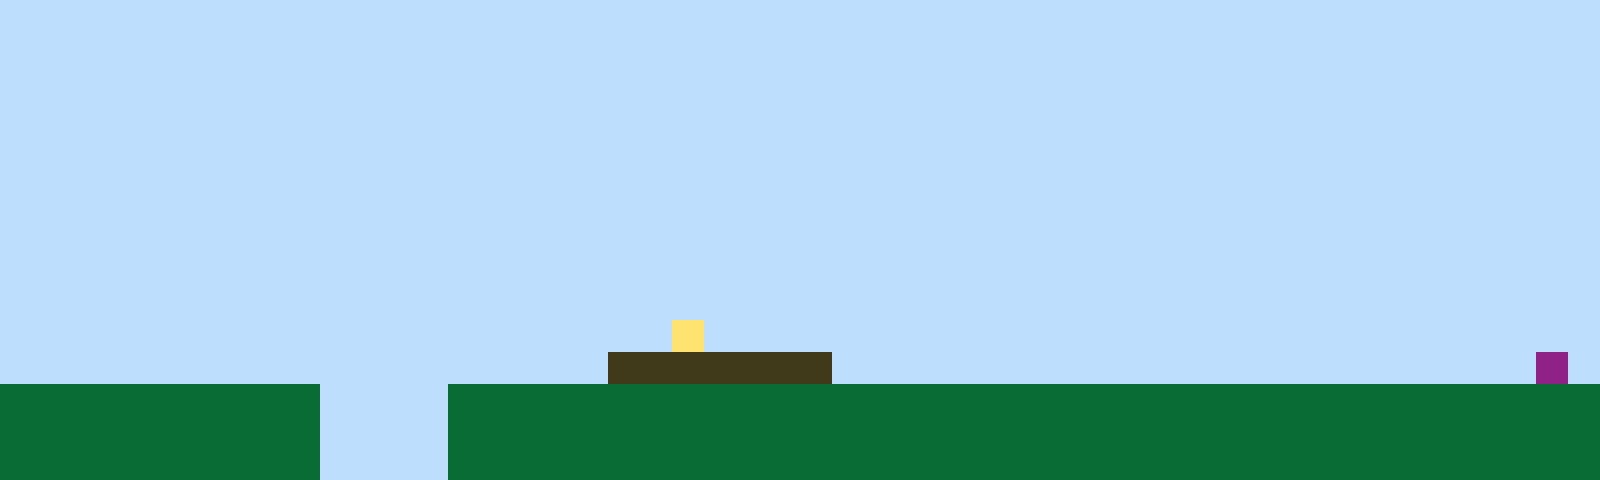

A level layout from a 2D game, rendered from its tile map. Below: a short description, then the map file with its tile-grid data intact:
An orthogonal 50x15 tile map with 32x32 px tiles, 1 tile layer (Tile Layer 1).

<map version="1.10" tiledversion="1.11.2" orientation="orthogonal" renderorder="right-up" width="50" height="15" tilewidth="32" tileheight="32" infinite="0" nextlayerid="2" nextobjectid="1"><editorsettings><export target="map1.csv" format="csv" /></editorsettings><tileset firstgid="1" name="sprites" tilewidth="32" tileheight="32" tilecount="6" columns="3"><image source="sprites.png" width="96" height="64" /></tileset><layer id="1" name="Tile Layer 1" width="50" height="15"><data encoding="csv">1,1,1,1,1,1,1,1,1,1,1,1,1,1,1,1,1,1,1,1,1,1,1,1,1,1,1,1,1,1,1,1,1,1,1,1,1,1,1,1,1,1,1,1,1,1,1,1,1,1,1,1,1,1,1,1,1,1,1,1,1,1,1,1,1,1,1,1,1,1,1,1,1,1,1,1,1,1,1,1,1,1,1,1,1,1,1,1,1,1,1,1,1,1,1,1,1,1,1,1,1,1,1,1,1,1,1,1,1,1,1,1,1,1,1,1,1,1,1,1,1,1,1,1,1,1,1,1,1,1,1,1,1,1,1,1,1,1,1,1,1,1,1,1,1,1,1,1,1,1,1,1,1,1,1,1,1,1,1,1,1,1,1,1,1,1,1,1,1,1,1,1,1,1,1,1,1,1,1,1,1,1,1,1,1,1,1,1,1,1,1,1,1,1,1,1,1,1,1,1,1,1,1,1,1,1,1,1,1,1,1,1,1,1,1,1,1,1,1,1,1,1,1,1,1,1,1,1,1,1,1,1,1,1,1,1,1,1,1,1,1,1,1,1,1,1,1,1,1,1,1,1,1,1,1,1,1,1,1,1,1,1,1,1,1,1,1,1,1,1,1,1,1,1,1,1,1,1,1,1,1,1,1,1,1,1,1,1,1,1,1,1,1,1,1,1,1,1,1,1,1,1,1,1,1,1,1,1,1,1,1,1,1,1,1,1,1,1,1,1,1,1,1,1,1,1,1,1,1,1,1,1,1,1,1,1,1,1,1,1,1,1,1,1,1,1,1,1,1,1,1,1,1,1,1,1,1,1,1,1,1,1,1,1,1,1,1,1,1,1,1,1,1,1,1,1,1,1,1,1,1,1,1,1,1,1,1,1,1,1,1,1,1,1,1,1,1,1,1,1,1,1,1,1,1,1,1,1,1,1,1,1,1,1,1,1,1,1,1,1,1,1,1,1,1,1,1,1,1,1,1,1,1,1,1,1,1,1,1,1,1,1,1,1,1,1,1,1,1,1,1,1,1,1,1,1,1,1,1,1,1,1,1,1,1,1,1,1,1,1,1,1,1,1,1,1,1,1,1,1,1,1,1,1,1,1,1,1,1,1,1,1,1,1,1,1,1,1,1,1,1,1,1,1,1,1,1,1,1,1,1,1,1,1,1,1,1,1,1,1,1,4,1,1,1,1,1,1,1,1,1,1,1,1,1,1,1,1,1,1,1,1,1,1,1,1,1,1,1,1,1,1,1,1,1,1,1,1,1,1,1,1,1,1,1,1,1,1,1,3,3,3,3,3,3,3,1,1,1,1,1,1,1,1,1,1,1,1,1,1,1,1,1,1,1,1,1,1,6,1,2,2,2,2,2,2,2,2,2,2,1,1,1,1,2,2,2,2,2,2,2,2,2,2,2,2,2,2,2,2,2,2,2,2,2,2,2,2,2,2,2,2,2,2,2,2,2,2,2,2,2,2,2,2,2,2,2,2,2,2,1,1,1,1,2,2,2,2,2,2,2,2,2,2,2,2,2,2,2,2,2,2,2,2,2,2,2,2,2,2,2,2,2,2,2,2,2,2,2,2,2,2,2,2,2,2,2,2,2,2,1,1,1,1,2,2,2,2,2,2,2,2,2,2,2,2,2,2,2,2,2,2,2,2,2,2,2,2,2,2,2,2,2,2,2,2,2,2,2,2</data></layer></map>
